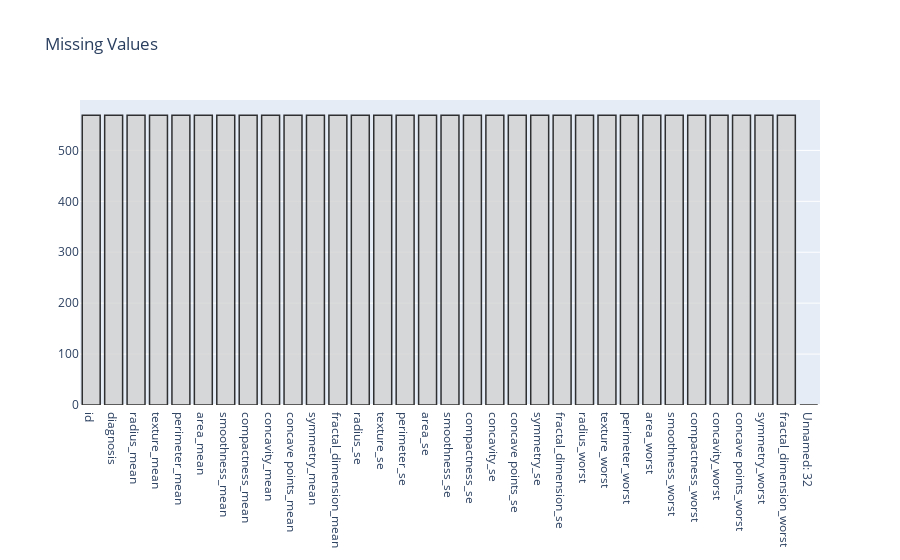

The notebook cell this image was saved under:
### Code cell
#missimg values
#null_feat = pd.DataFrame(len(data['id']) - data.isnull().sum(), columns = ['Count'])

trace = go.Bar(x = null_feat.index, y = null_feat['Count'] ,opacity = 0.8, marker=dict(color = 'lightgrey',
        line=dict(color='#000000',width=1.5)))

layout = dict(title =  "Missing Values")
                    
fig = dict(data = [trace], layout=layout)
py.iplot(fig)

### Figure 1 — Plotly figure (JSON) as saved in the notebook; plotly's stock layout.template omitted (floating-point values rounded to 4 significant figures)
{"data": [{"marker": {"color": "lightgrey", "line": {"color": "#000000", "width": 1.5}}, "opacity": 0.8, "type": "bar", "x": ["id", "diagnosis", "radius_mean", "texture_mean", "perimeter_mean", "area_mean", "smoothness_mean", "compactness_mean", "concavity_mean", "concave points_mean", "symmetry_mean", "fractal_dimension_mean", "radius_se", "texture_se", "perimeter_se", "area_se", "smoothness_se", "compactness_se", "concavity_se", "concave points_se", "symmetry_se", "fractal_dimension_se", "radius_worst", "texture_worst", "perimeter_worst", "area_worst", "smoothness_worst", "compactness_worst", "concavity_worst", "concave points_worst", "symmetry_worst", "fractal_dimension_worst", "Unnamed: 32"], "y": [569, 569, 569, 569, 569, 569, 569, 569, 569, 569, 569, 569, 569, 569, 569, 569, 569, 569, 569, 569, 569, 569, 569, 569, 569, 569, 569, 569, 569, 569, 569, 569, 0]}], "layout": {"title": {"text": "Missing Values"}}}
